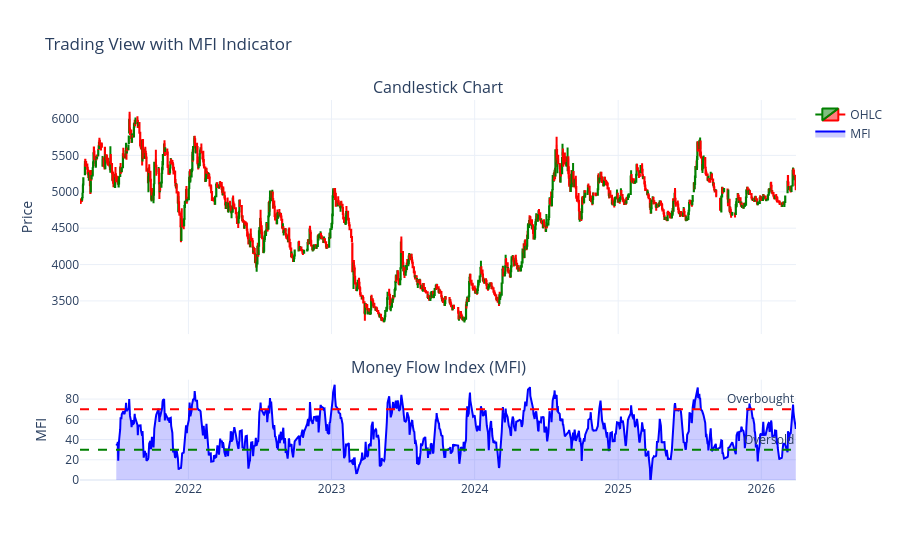

Notebook code for this chart:
### Code cell
import plotly.graph_objects as go
from plotly.subplots import make_subplots

# Create subplots with 2 rows and shared x-axis
fig = make_subplots(
    rows=2, cols=1,
    shared_xaxes=True,
    vertical_spacing=0.12,
    row_heights=[0.7, 0.3],
    subplot_titles=("Candlestick Chart", "Money Flow Index (MFI)")
)

# Convert date to string to use as categorical axis (preserves gaps)
df_plot['Date_str'] = df_plot['Date'].astype(str)

# Add candlestick chart to the first subplot
fig.add_trace(
    go.Candlestick(
        x=df_plot['Date_str'],
        open=df_plot['Open'],
        high=df_plot['High'],
        low=df_plot['Low'],
        close=df_plot['Close'],
        name='OHLC',
        increasing_line_color='green',
        decreasing_line_color='red',
    ),
    row=1, col=1
)

# Add MFI line chart to the second subplot
fig.add_trace(
    go.Scatter(
        x=df_plot['Date_str'],
        y=df_plot['mfi'],
        mode='lines',
        name='MFI',
        line=dict(color='blue', width=2),
        fill='tozeroy',
        fillcolor='rgba(0, 0, 255, 0.2)'
    ),
    row=2, col=1
)

# Add horizontal line at 70 and 30 for overbought/oversold
fig.add_hline(y=70, line_dash="dash", line_color="red", annotation_text="Overbought", row=2)
fig.add_hline(y=30, line_dash="dash", line_color="green", annotation_text="Oversold", row=2)

# Update layout
fig.update_layout(
    height=700,
    title_text="Trading View with MFI Indicator",
    xaxis_rangeslider_visible=False,
    hovermode='x unified',
    template='plotly_white'
)

# Update y-axes labels
fig.update_yaxes(title_text="Price", row=1, col=1)
fig.update_yaxes(title_text="MFI", row=2, col=1)

fig.show()

### Figure 1 — Plotly figure (JSON) as saved in the notebook; plotly's stock layout.template omitted (floating-point values rounded to 4 significant figures; data arrays with more than 128 entries replaced by an {"elided": "..."} marker saying what was removed)
{"data": [{"close": {"elided": "1158 float values"}, "decreasing": {"line": {"color": "red"}}, "high": {"elided": "1158 float values"}, "increasing": {"line": {"color": "green"}}, "low": {"elided": "1158 float values"}, "name": "OHLC", "open": {"elided": "1158 float values"}, "type": "candlestick", "x": {"elided": "1158 str values"}, "xaxis": "x", "yaxis": "y"}, {"fill": "tozeroy", "fillcolor": "rgba(0, 0, 255, 0.2)", "line": {"color": "blue", "width": 2}, "mode": "lines", "name": "MFI", "type": "scatter", "x": {"elided": "1158 str values"}, "xaxis": "x2", "y": {"elided": "1158 float values"}, "yaxis": "y2"}], "layout": {"annotations": [{"font": {"size": 16}, "showarrow": false, "text": "Candlestick Chart", "x": 0.5, "xanchor": "center", "xref": "paper", "y": 1, "yanchor": "bottom", "yref": "paper"}, {"font": {"size": 16}, "showarrow": false, "text": "Money Flow Index (MFI)", "x": 0.5, "xanchor": "center", "xref": "paper", "y": 0.264, "yanchor": "bottom", "yref": "paper"}, {"showarrow": false, "text": "Overbought", "x": 1, "xanchor": "right", "xref": "x2 domain", "y": 70, "yanchor": "bottom", "yref": "y2"}, {"showarrow": false, "text": "Oversold", "x": 1, "xanchor": "right", "xref": "x2 domain", "y": 30, "yanchor": "bottom", "yref": "y2"}], "autosize": true, "hovermode": "x unified", "shapes": [{"line": {"color": "red", "dash": "dash"}, "type": "line", "x0": 0, "x1": 1, "xref": "x2 domain", "y0": 70, "y1": 70, "yref": "y2"}, {"line": {"color": "green", "dash": "dash"}, "type": "line", "x0": 0, "x1": 1, "xref": "x2 domain", "y0": 30, "y1": 30, "yref": "y2"}], "title": {"text": "Trading View with MFI Indicator"}, "xaxis": {"anchor": "y", "autorange": true, "domain": [0, 1], "matches": "x2", "range": ["2021-03-30 12:00", "2026-03-30 12:00"], "rangeslider": {"visible": false, "yaxis": {}}, "showticklabels": false, "type": "date"}, "xaxis2": {"anchor": "y2", "autorange": true, "domain": [0, 1], "range": ["2021-03-30 12:00", "2026-03-30 12:00"], "type": "date"}, "yaxis": {"anchor": "x", "autorange": true, "domain": [0.384, 1], "range": [3044.0, 6262.0], "title": {"text": "Price"}}, "yaxis2": {"anchor": "x2", "autorange": true, "domain": [0, 0.264], "range": [0, 99.19], "title": {"text": "MFI"}, "type": "linear"}}}
